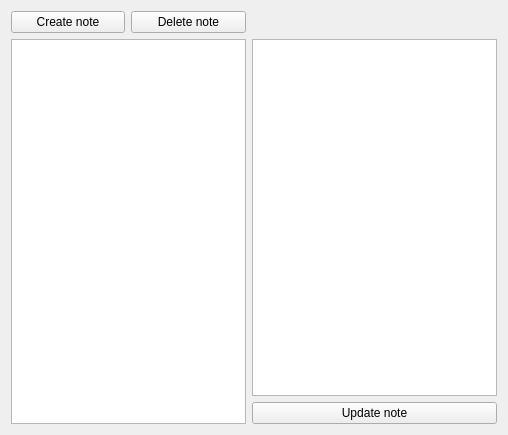
<?xml version="1.0" encoding="UTF-8"?>
<ui version="4.0">
 <class>principalWindow</class>
 <widget class="QWidget" name="principalWindow">
  <property name="geometry">
   <rect>
    <x>0</x>
    <y>0</y>
    <width>508</width>
    <height>435</height>
   </rect>
  </property>
  <property name="windowTitle">
   <string>Notes Creator</string>
  </property>
  <layout class="QGridLayout" name="gridLayout">
   <item row="0" column="0">
    <widget class="QPushButton" name="btn_createNote">
     <property name="text">
      <string>Create note</string>
     </property>
    </widget>
   </item>
   <item row="0" column="1">
    <widget class="QPushButton" name="btn_delNote">
     <property name="text">
      <string>Delete note</string>
     </property>
    </widget>
   </item>
   <item row="1" column="0" rowspan="2" colspan="2">
    <widget class="QListWidget" name="lw_listNotes"/>
   </item>
   <item row="1" column="2">
    <widget class="QTextEdit" name="te_NoteContent"/>
   </item>
   <item row="2" column="2">
    <widget class="QPushButton" name="btn_updateNote">
     <property name="text">
      <string>Update note</string>
     </property>
    </widget>
   </item>
  </layout>
 </widget>
 <resources/>
 <connections/>
</ui>
